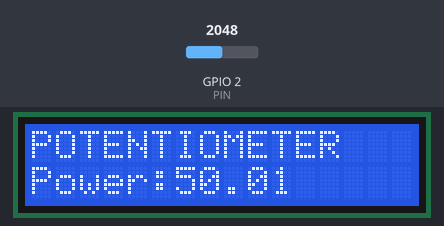
This sketch was run on a simulated ESP32. Parts: 16×2 character LCD. The inputs (shaded band) are chosen by the test bench; at power-on: GPIO 2 (PIN) = 2048.

Above: at 1.2 s.
1.3 s: GPIO 2 (PIN) set to 2866
At 2.2 s:
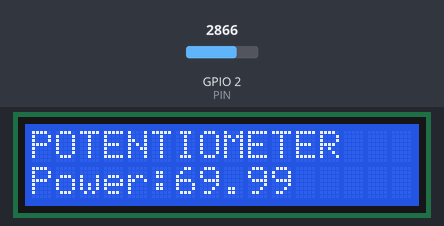
2.8 s: GPIO 2 (PIN) set to 3603
At 4.0 s:
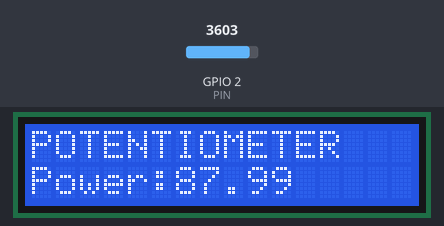
4.3 s: GPIO 2 (PIN) set to 4095
At 4.9 s:
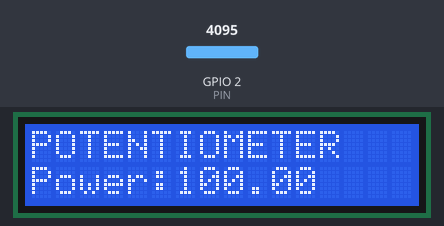
Timing chart, 0 to 7.3 s (numbered marks = the images above; inputs shaded):
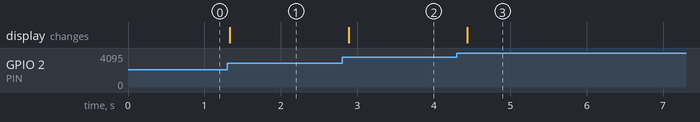

The sketch:

sketch_nov29c_potreading_LCD.ino
```cpp
#include <LiquidCrystal_I2C.h>
#include <Wire.h>
#define SDA 13 //Define SDA pins
#define SCL 14 //Define SCL pins

#define PIN 2 //potentiometer pin
int potPin = PIN;

LiquidCrystal_I2C lcd(0x27,16,2);

void setup() {

//other setups
  Serial.begin(9600);
//pinMode (LED, OUTPUT);

//LCD setup
 Wire.begin(SDA, SCL); // attach the IIC pin
 if (!i2CAddrTest(0x27)) {
 lcd = LiquidCrystal_I2C(0x3F, 16, 2);
 }
 lcd.init(); // LCD driver initialization
 lcd.backlight(); // Open the backlight
 lcd.setCursor(0,0); // Move the cursor to row 0, column 0
 lcd.print("POTENTIOMETER"); // The print content is displayed on the LCD
}

void loop() {

//Potentiometer value rrading
 int potValue = analogRead(potPin);
  //int delayTime = map(potValue, 0, 4095, 0, 1000);

 lcd.setCursor(0,1); // Move the cursor to row 1, column 0
 lcd.print("Power:"); // The count is displayed every second
 lcd.print(potValue/40.95);
 delay(300);
}

bool i2CAddrTest(uint8_t addr) {
 Wire.begin();
 Wire.beginTransmission(addr);
 if (Wire.endTransmission() == 0) {
 return true;
 }
 return false;
}
```

Measured:
- after the input at 1.3 s, the display: changes at once (image 1)
- after the input at 2.8 s, the display: changes after 0.09 s (image 2)
- after the input at 4.3 s, the display: changes after 0.14 s (image 3)
